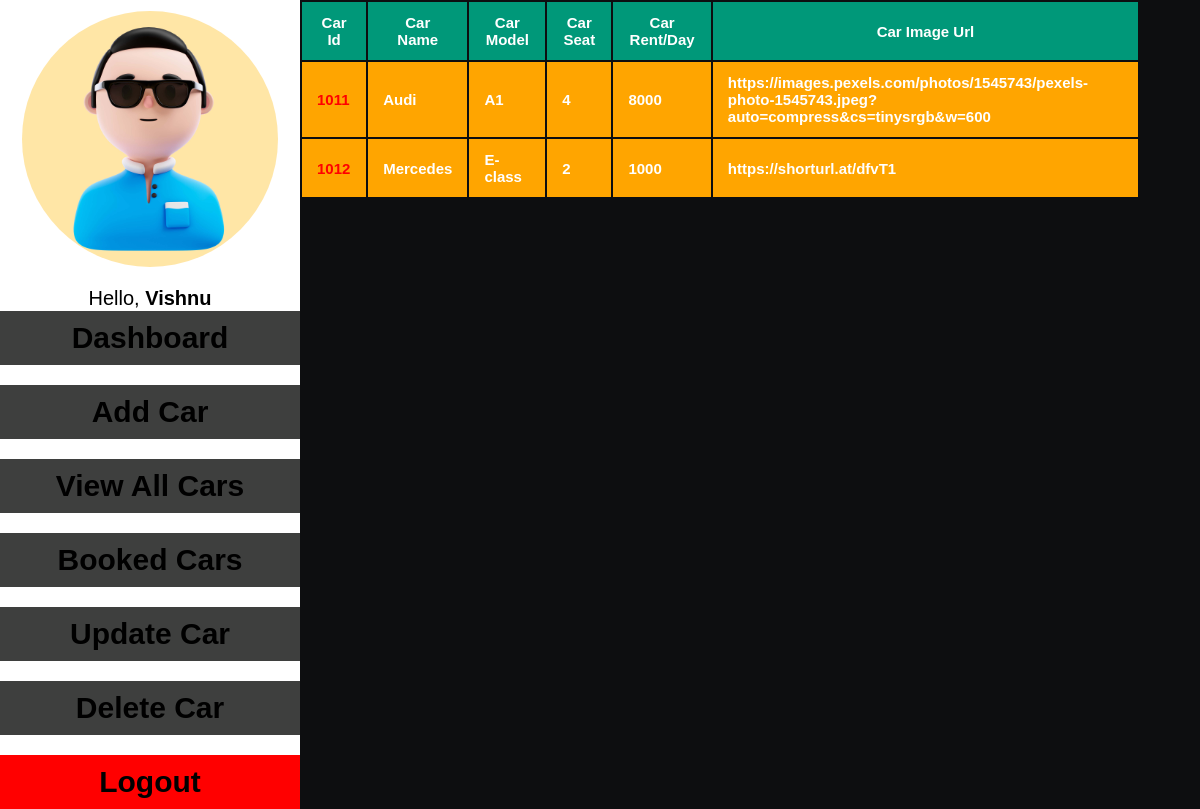
The page /admin_ViewCars.php (signed in) on the database its author committed.
### tables this page shows
CREATE TABLE `agency` (
  `agency_id` int(5) NOT NULL,
  `agency_name` text NOT NULL,
  `agency_email` varchar(50) NOT NULL,
  `agency_password` varchar(50) NOT NULL
);

CREATE TABLE `car` (
  `car_id` int(11) NOT NULL,
  `agency_id` int(5) NOT NULL,
  `car_name` varchar(50) NOT NULL,
  `car_image` varchar(255) NOT NULL DEFAULT 'https://shorturl.at/dfvT1',
  `car_model` varchar(50) NOT NULL,
  `car_number` varchar(10) NOT NULL,
  `car_seats` int(5) NOT NULL,
  `car_rent` int(5) NOT NULL,
  `car_status` text NOT NULL DEFAULT 'UNBOOK',
  `client_id` int(5) DEFAULT NULL
);

### admin_ViewCars.php (the view, shortened to what this page needs)
<!DOCTYPE html>
<html lang="en">
<head>
</head>
<link rel="stylesheet" href="./css/adminDashboard.css" />
<body>
<?php include('./database_connection/admin_connection.php') ?>
<?php include('./admin_sideBar.php') ?>
<section style="width:70%;">
<table class="styled-table" style="width:100%;">
    <thead>
        <tr>
            <th>Car Id</th>
            <th>Car Name</th>
            <th>Car Model</th>
            <th>Car Seat</th>
            <th>Car Rent/Day</th>
            <th>Car Image Url</th>
        </tr>
    </thead>
    <tbody id="tbody_id" >
        <?php
        $agency_id =  $_SESSION['id'];
        $sql = 'SELECT * FROM `car` WHERE `agency_id` = '.$agency_id.'';
        $result =  mysqli_query($conn, $sql);
        if(mysqli_num_rows($result) > 0){
                while( $val = mysqli_fetch_assoc($result)){
                echo '<tr >
                <td style="font-weight:900;color:red">'.$val["car_id"].'</td>
                <td>'.$val["car_name"].'</td>
                <td>'.$val["car_model"].'</td>
                <td>'.$val["car_seats"].'</td>
                <td>'.$val["car_rent"].'</td>
                <td style="max-width:60%;overflow-x:scroll;word-wrap:break-word">'.$val["car_image"].'</td>
                </tr>';
            }
        }else{
            echo "<td colspan='100%' style='text-align:center;color:red'>No Entry</td>";
        }
        ?>
    </tbody>
</table>
</section>
</body>
</html>

### admin_sideBar.php (shortened to what this page needs)
<?php
include('./database_connection/admin_connection.php');
$sql = "select * from agency where agency_email = '$_SESSION[email]'";
$result = mysqli_query($conn, $sql);
if(mysqli_num_rows($result) == 1) {
    $row = mysqli_fetch_assoc($result);
    $agency_name = $row['agency_name'];
}
echo '
    <section class="sidebar">
      <div class="top_side center">
        <img src="./assets/images/default-user-image.jpg" class="agency_img" />
        <p class="greeting_name">
          Hello,
          <span id="agency_name">'.$agency_name.'</span>
        </p>
      </div>
      <div class="bottom_side center" id="bottom_side_sidebar">
        <a class="agency_feature" id="dashboard_Btn" href="./adminDashboard.php">Dashboard</a>
        <a class="agency_feature" id="addCar_Btn" href="./admin_AddCar.php">Add Car</a>
        <a class="agency_feature" id="viewAllCar_Btn" href="./admin_ViewCars.php">View All Cars</a>
        <a class="agency_feature" id="bookedCar_Btn" href="./admin_viewAllBookedCars.php">Booked Cars</a>
        <a class="agency_feature" id="updateCar_Btn" href="./admin_UpdateCar.php">Update Car</a>
        <a class="agency_feature" id="deleteCar_Btn" href="./admin_DeleteCar.php">Delete Car</a>
        <a class="agency_feature logout_btn" id="logout_Btn" href="./admin_LogOut.php">Logout</a>
      </div>
    </section>';
?>

### css/adminDashboard.css (style rules this page uses)
* { margin: 0; padding: 0; box-sizing: border-box; }
html { font-size: 62.5%; }
body { height: 100vh; background-color: rgb(13, 14, 16); font-family: sans-serif; display: flex; }
.center { display: flex; justify-content: center; align-items: center; }
section.sidebar { height: 100%; width: 25%; background-color: white; display: flex; flex-direction: column; justify-content: space-between; }
.top_side { height: 40%; flex-direction: column; gap: 2rem; }
.agency_img { height: 80%; border-radius: 50%; }
p.greeting_name { font-size: 2rem; }
p.greeting_name span#agency_name { font-weight: 900; }
.bottom_side { padding: 2rem 0; height: 60%; display: flex; flex-direction: column; gap: 2rem; }
.agency_feature { height: max-content; width: 100%; padding: 1rem 2rem; text-align: center; background-color: rgb(62, 63, 62); font-size: 3rem; font-weight: 700; cursor: pointer; }
.logout_btn { background-color: red; }
#bottom_side_sidebar a { text-decoration: none; color: black; }
.styled-table { font-size: 1.5rem; font-family: sans-serif; }
#tbody_id { overflow: scroll; background-color: orange; overflow: scroll; }
.styled-table thead tr { background-color: #009879; color: #ffffff; }
.styled-table th, .styled-table td { font-weight: 900; width: max-content; color: white; padding: 12px 15px; }
.styled-table tbody tr { border-bottom: 1px solid #dddddd; }

### rows shown on the page
agency: agency_name "Vishnu"
car: car_id "1011", car_name "Audi", car_model "A1", car_seats "4", car_rent "8000", car_image "https://images.pexels.com/photos/1545743/pexels-photo-1545743.jpeg?auto=compress&cs=tinysrgb&w=600"
car: car_id "1012", car_name "Mercedes", car_model "E-class", car_seats "2", car_rent "1000", car_image "https://shorturl.at/dfvT1"
